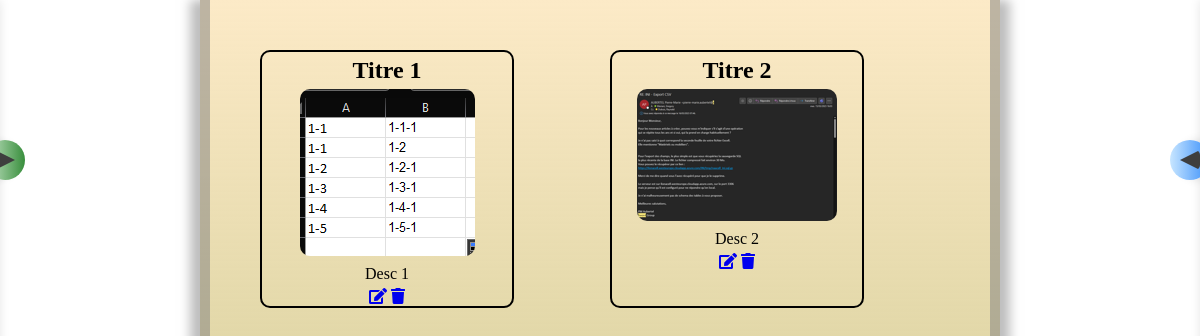
The app's page /home/ (signed in), older data.
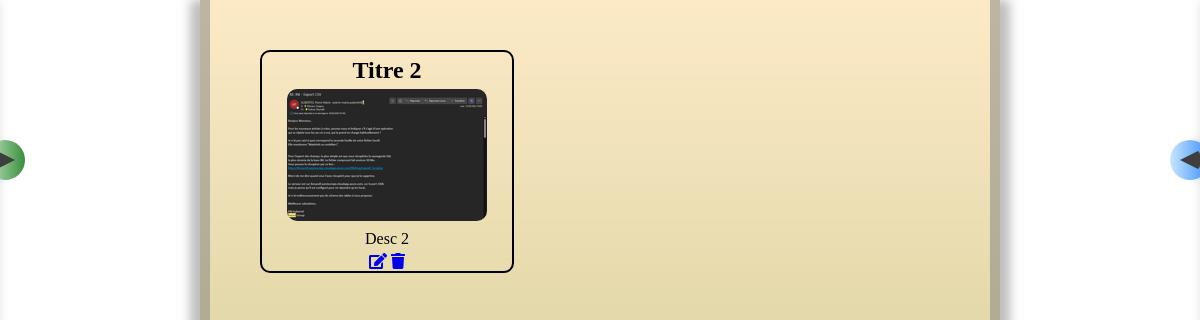
The same page, newer data.
### Photos/models.py (models this page shows, shortened)
class Photo(models.Model):
    title = models.CharField(max_length=128, verbose_name='Titre')
    description = models.TextField(max_length=2048, blank=True)
    user = models.ForeignKey(to=settings.AUTH_USER_MODEL,
                             on_delete=models.CASCADE)
    image = models.ImageField(blank=True, null=True)
    thumbnail = models.ImageField(blank=True, null=True, upload_to='thumbnails')
    time_created = models.DateTimeField(auto_now_add=True)
    IMAGE_MAX_SIZE = (200, 200)

### Photos/views.py (the view)
# urls.py: 2. Add a URL to urlpatterns:  path('', views.home, name='home')
@login_required
def home(request):
    photos = Photo.objects.all()
    users = CustomUser.objects.all()
    context = {
        'photos': photos,
        'users': users,
    }
    return render(request, 'home.html', context)

### templates/home.html
{% extends 'base.html' %}
{% block content %}
{% load static %}
<link rel="stylesheet" href="{% static 'css/home.css' %}">
<div class="home-container">
  <div class="grid-container">
    {% for photo in photos %}
    <div class="grid-item">
      <h2>{{ photo.title }}</h2>
      {% if photo.image %}
      <img src="{{ photo.thumbnail.url }}" alt="{{ photo.title }}">
      {% else %}
      <img src="{% static 'no-image-icon-23485.png' %}">
      {% endif %}
      <p>{{ photo.description }}</p>
      <a href="{% url 'edit_photo' photo.id %}" class="edit-link"><i class="fas fa-edit"></i></a>
      <a href="{% url 'delete_photo' photo.id %}" class="delete-link"><i class="fas fa-trash"></i></a>
    </div>
    {% empty %}
    <div class="grid-item">
      <p>Rien à afficher</p>
    </div>
    {% endfor %}
  </div>
</div>
{% endblock content %}

### templates/base.html (shortened to what this page needs)
<!DOCTYPE html>
<html lang="fr" xmlns="http://www.w3.org/1999/html">
<head>
{% load static %}
<link rel="stylesheet" href="https://cdnjs.cloudflare.com/ajax/libs/font-awesome/5.15.3/css/all.min.css">
<link rel="stylesheet" href="{% static 'css/base.css' %}">
</head>
<body>
  <div class="background-container">
    <div class="arrow_left" id="arrow_left"></div>
    <div class="arrow_right" id="arrow_right"></div>
 {% block content %}
{% endblock content %}
  </div>
</body>
</html>

### static/css/base.css (style rules this page uses)
body { margin: 0; padding: 0; }
.background-container { width: calc(100% -800px); margin: 0 auto; margin-left: 200px; margin-right: 200px; min-height: 100vh; position: relative; border-left: 10px solid rgba(128, 128, 128, 0.5); border-right: 10px solid rgba(128, 128, 128, 0.5); box-shadow: -10px 0px 10px rgba(128, 128, 128, 0.5), 10px 0px 10px rgba(128, 128, 128, 0.5); background: linear-gradient(to bottom, #FCEAC7, rgba(128, 128, 0, 0.5)); }
.arrow_left { position: fixed; top: 20%; left: -15px; transform: translateY(-50%); width: 40px; height: 40px; background: linear-gradient(to right, #C8E6C9, #388E3C); cursor: pointer; display: flex; justify-content: center; align-items: center; transition: left 0.3s ease-in-out; z-index: 1; box-shadow: -10px 0px 10px rgba(0, 0, 0, 0.1); border-radius: 50%; }
.arrow_left:before { content: ""; width: 0; height: 0; border-style: solid; border-width: 10px 0 10px 20px; border-color: transparent transparent transparent #3E3E3E; border-radius: 5px; }
.arrow_right { position: fixed; top: 20%; right: -10px; transform: translateY(-50%); width: 40px; height: 40px; background: linear-gradient(to right, #C8E6FF, #388EFA); cursor: pointer; display: flex; justify-content: center; align-items: center; transition: right 0.3s ease-in-out; z-index: 1; box-shadow: 10px 0px 10px rgba(0, 0, 0, 0.1); border-radius: 50%; }
.arrow_right:before { content: ""; width: 0; height: 0; border-style: solid; border-width: 10px 20px 10px 0; border-color: transparent #3E3E3E transparent transparent; border-radius: 5px; }

### static/css/home.css (style rules this page uses)
.home-container { display: flex; justify-content: center; padding: 50px; }
.grid-container { width: 100%; display: grid; grid-template-columns: repeat(auto-fit, minmax(calc((100% - 4 * 20px) / 5), 1fr)); grid-gap: 20px; max-width: 1000px; margin: 0 auto; }
.grid-item { text-align: center; border: 2px solid #000000; border-radius: 10px; width: 250px; }
.grid-item img { border-radius: 10px; overflow: hidden; }
.grid-item h2, p { margin: 5px 0; }

Row changes from the older to the newer data that the page shows:
removed Photo: title "Titre 1", shows a picture, description "Desc 1"
